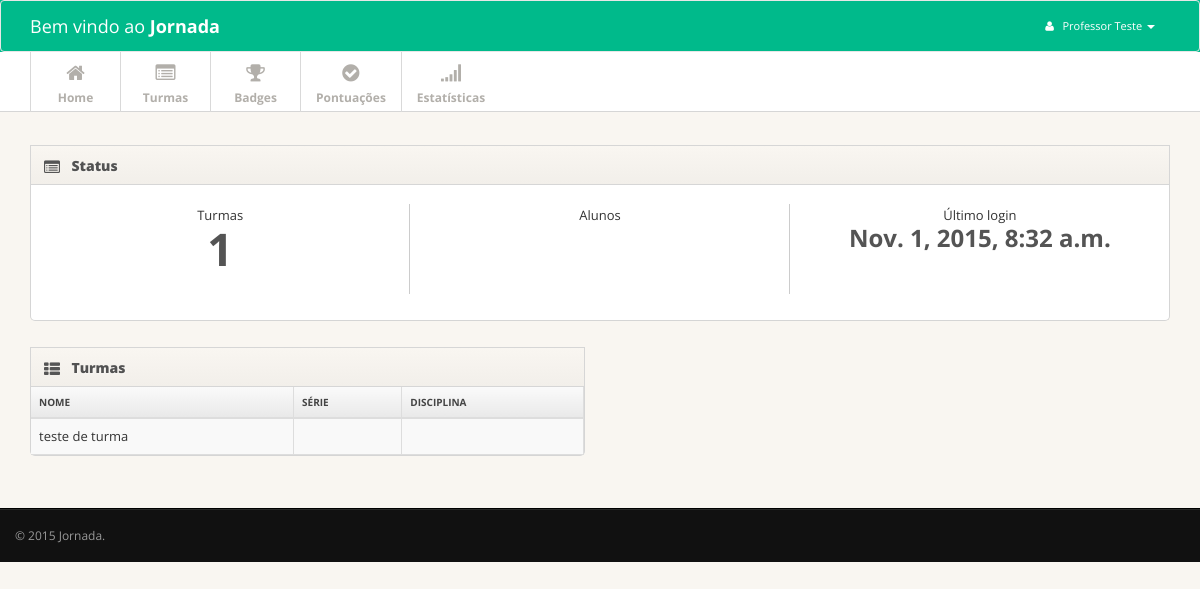
Before: / (signed in) with the older database file.
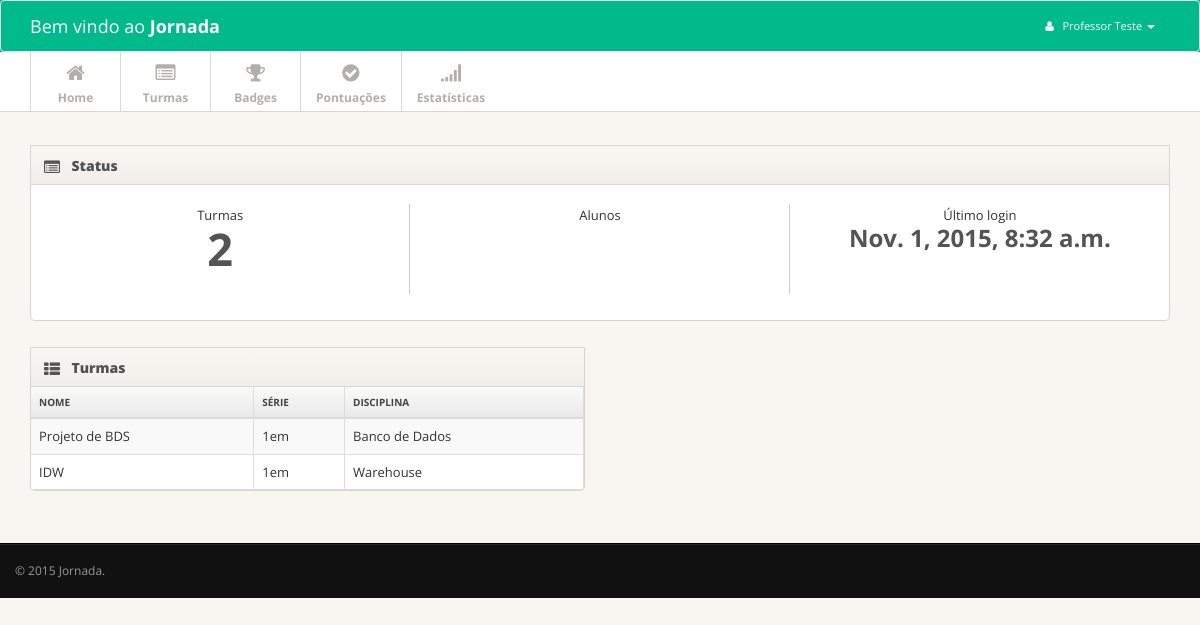
After: the same page with the newer database file.
### classes/models.py (models this page shows, shortened)
class Class(models.Model):
	teachers = models.ManyToManyField(Teacher)
	name = models.CharField(max_length=50, blank=True)
	grade = models.CharField(max_length=50, blank=True, choices=GRADE_CHOICES)
	discipline = models.CharField(max_length=50, blank=True)
	time = models.TimeField(blank=True, null=True)
	location = models.CharField(max_length=100, blank=True)
	students = models.ManyToManyField(Student)
	description = models.CharField(max_length=200, blank=True)

### jornada/views.py (the view)
# urls.py: url(r'^$', 'classes.views.index', name = 'index'),
@login_required(login_url='usuario/login/')
def index(request):
	context = {}
	if is_teacher(request.user):
		context['classes'] = Class.objects.filter(teachers__in=[Teacher.objects.get(user=request.user)])
	else:
		context['classes'] =  Class.objects.filter(students__in=[Student.objects.get(user=request.user)])
	return render(request, 'index.html', context)

### jornada/util.py (called while the page is built)
def is_teacher(user):
	return Teacher.objects.filter(user=user).exists()

### jornada/templates/index.html (shortened to what this page needs)
{% load staticfiles %}
<!DOCTYPE html>
<html lang="en">
<head>
<link href="{% static "css/bootstrap_new.css" %}" rel="stylesheet">
<link href="{% static "css/font-awesome.css" %}" rel="stylesheet">
<link href="{% static "css/style.css" %}" rel="stylesheet">
<link href="{% static "css/pages/dashboard.css" %}" rel="stylesheet">
</head>
<body>
{% include 'nav.html' %}
<div class="main">
  <div class="main-inner">
    <div class="container">
      <div class="row">
        <div class="col-md-12">
          <div class="widget widget-nopad">
            <div class="widget-header"> <i class="icon-list-alt"></i>
              <h3>Status</h3>
            </div>
            <div class="widget-content">
              <div class="widget big-stats-container">
                <div class="widget-content">
                  <div id="big_stats" class="cf">
                    <div class="stat"> Turmas <br /> <span class="value"> {{ classes.count }}</span> </div>
                    <div class="stat">  Alunos <br />  </div>
                    <div class="stat">  Último login <br /> <span class="value" style="font-size: 24px; padding: 10px">{{ request.user.last_login }}</span> </div>
                  </div>
                </div>
              </div>
            </div>
          </div>
        </div>
      </div>
      <div class="row">
        <div class="col-md-6">
          <div class="widget widget-table action-table">
            <div class="widget-header"> <i class="icon-th-list"></i>
              <h3>Turmas</h3>
            </div>
            <div class="widget-content">
              <table class="table table-striped table-bordered">
                <thead>
                  <tr>
                    <th> Nome </th>
                    <th> Série</th>
                    <th> Disciplina</th>
                  </tr>
                </thead>
                <tbody>
                {% for class in classes %}
                  <tr>
                    <td> {{ class.name }} </td>
                    <td> {{ class.grade }} </td>
                    <td> {{ class.discipline }}</td>
                  </tr>
                {% endfor %}
                </tbody>
              </table>
            </div>
          </div>
        </div>
      </div>
    </div>
  </div>
</div>
{% include 'footer.html' %}
</body>
</html>

### jornada/templates/nav.html (shortened to what this page needs)
<div class="navbar-wrapper">
<nav class="navbar navbar-default" role="navigation">
  <div class="container">
  <div class="navbar-header">
    <a class="navbar-brand" href="#">Bem vindo ao <strong>Jornada</strong></a>
  </div>
  <div class="collapse navbar-collapse" id="bs-example-navbar-collapse-1">
    <ul class="nav navbar-nav navbar-right">
      <li class="dropdown">
        <a href="#" class="dropdown-toggle" data-toggle="dropdown">
        <i class="icon-user"></i> &nbsp; {{ request.user.first_name }} {{ request.user.last_name }} <b class="caret"></b></a>
      </li>
    </ul>
  </div>
  </div>
</nav>
</div>
<div class="subnavbar">
  <div class="subnavbar-inner">
    <div class="container">
      <ul class="mainnav">
        <li {% if index_active %}class="active"{% endif%}><a href="index.html"><i class="icon-home"></i><span>Home</span> </a> </li>
        <li {% if clas_active %}class="active"{% endif%}><a href="{% url 'Classes:index' %}"><i class="icon-list-alt"></i><span>Turmas</span> </a> </li>
        <li {% if trophy_active %}class="active"{% endif%}><a href="{% url 'Rewards:index' %}"><i class="icon-trophy"></i><span>Badges</span> </a></li>
        <li {% if rewards_active %}class="active"{% endif%}><a href="rewards.html"><i class="icon-ok-sign"></i><span>Pontuações</span> </a> </li>
        <li {% if statistics_active %}class="active"{% endif%}><a href="{% url 'statistics' %}"><i class="icon-signal"></i><span>Estatísticas</span> </a> </li>
      </ul>
    </div>
  </div>
</div>

### jornada/templates/footer.html
<div class="footer">
  <div class="footer-inner">
    <div class="container">
      <div class="row">
        <div class="span12"> &copy; 2015 <a href="http://www.egrappler.com/">Jornada</a>. </div>
      </div>
    </div>
  </div>
</div>

### jornada/static/css/style.css (style rules this page uses)
body { background: #f9f6f1; font: 13px/1.7em 'Open Sans'; }
.table td { vertical-align: middle; }
.table-bordered th { background: #E9E9E9; background:-moz-linear-gradient(top, #FAFAFA 0%, #E9E9E9 100%); background:-webkit-gradient(linear, left top, left bottom, color-stop(0%,#FAFAFA), color-stop(100%,#E9E9E9)); background:-webkit-linear-gradient(top, #FAFAFA 0%,#E9E9E9 100%); background:-o-linear-gradient(top, #FAFAFA 0%,#E9E9E9 100%); background:-ms-linear-gradient(top, #FAFAFA 0%,#E9E9E9 100%); background:linear-gradient(top, #FAFAFA 0%,#E9E9E9 100%); filter: progid:DXImageTransform.Microsoft.gradient(startColorstr='#FAFAFA', endColorstr='#E9E9E9'); -ms-filter: "progid:DXImageTransform.Microsoft.gradient(startColorstr='#FAFAFA', endColorstr='#E9E9E9')"; font-size: 10px; color: #444; text-transform: uppercase; }
.navbar .container { position: relative; }
.navbar .nav a { font-size: 11px; }
.navbar .nav>li>a { color:#fff !important; }
.subnavbar { margin-bottom: 2.5em; }
.subnavbar-inner { height: 60px; background: #fff; border-bottom: 1px solid #d6d6d6; }
.subnavbar .container > ul { display: inline-block; height: 80px; padding: 0; margin: 0; }
.subnavbar .container > ul > li { float: left; min-width: 90px; height: 60px; padding: 0; margin: 0; text-align: center; list-style: none; border-left: 1px solid #d9d9d9; }
.subnavbar .container > ul > li > a { display: block; height: 100%; padding: 0 15px; font-size: 12px; font-weight: bold; color: #b2afaa; }
.subnavbar .container > ul > li > a > i { display: inline-block; width: 24px; height: 24px; margin-top: 11px; margin-bottom: -3px; font-size: 20px; }
.subnavbar .container > ul > li > a > span { display: block; }
.main { padding-bottom: 2em; border-bottom: 1px solid #000; }
.footer { margin-top: 0; border-top: 1px solid #292929; }
.footer-inner { padding: 15px 0; font-size: 12px; background: #111; color: #999; }
.footer a { color: #999; }
.widget { position: relative; clear: both; width: auto; margin-bottom: 2em; overflow: hidden; }
.widget-header { position: relative; height: 40px; line-height: 40px; background: #f9f6f1; background:-moz-linear-gradient(top, #f9f6f1 0%, #f2efea 100%); background:-webkit-gradient(linear, left top, left bottom, color-stop(0%,#f9f6f1), color-stop(100%,#f2efea)); background:-webkit-linear-gradient(top, #f9f6f1 0%,#f2efea 100%); background:-o-linear-gradient(top, #f9f6f1 0%,#f2efea 100%); background:-ms-linear-gradient(top, #f9f6f1 0%,#f2efea 100%); background:linear-gradient(top, #f9f6f1 0%,#f2efea 100%); filter: progid:DXImageTransform.Microsoft.gradient(startColorstr='#f9f6f1', endColorstr='#f2efea'); -ms-filter: "progid:DXImageTransform.Microsoft.gradient(startColorstr='#f9f6f1', endColorstr='#f2efea')"; border: 1px solid #d6d6d6; -webkit-background-clip: padding-box; }
.widget-header h3 { position: relative; top: 0px; left: 10px; display: inline-block; margin-right: 3em; font-size: 14px; font-weight: 800; color: #525252; line-height: 18px; margin-top: 0px; text-shadow: 1px 1px 2px rgba(255,255,255,.5); }
.widget-header [class^="icon-"], .widget-header [class*=" icon-"] { display: inline-block; margin-left: 13px; margin-right: -2px; font-size: 16px; color: #555; vertical-align: middle; }
.widget-content { padding: 20px 15px 15px; background: #FFF; border: 1px solid #D5D5D5; -moz-border-radius: 5px; -webkit-border-radius: 5px; border-radius: 5px; }
.widget-header+.widget-content { border-top: none; -webkit-border-top-left-radius: 0; -webkit-border-top-right-radius: 0; -moz-border-radius-topleft: 0; -moz-border-radius-topright: 0; border-top-left-radius: 0; border-top-right-radius: 0; }
.widget-nopad .widget-content { padding: 0; }
.widget-content:before, .widget-content:after { content:""; display:table; }
.widget-content:after { clear:both; }
.widget-content { zoom:1; }
.widget-table .widget-content { padding: 0; }
.widget-table .table { margin-bottom: 0; border: none; }
.widget-table .table tr td:first-child { border-left: none; }
.widget-table .table tr th:first-child { border-left: none; }
.navbar, .navbar-wrapper { background-color: #00ba8b; margin-bottom: 0px; }
.navbar-brand { color: #fff !important; }

Changed rows visible on the page:
changed Class: name "teste de turma" → "Projeto de BDS"; grade (not shown) → "1em"; discipline (not shown) → "Banco de Dados"
added Class: name "IDW", grade "1em", discipline "Warehouse"
Other visible differences:
{{ classes.count }}: "1" → "2"
